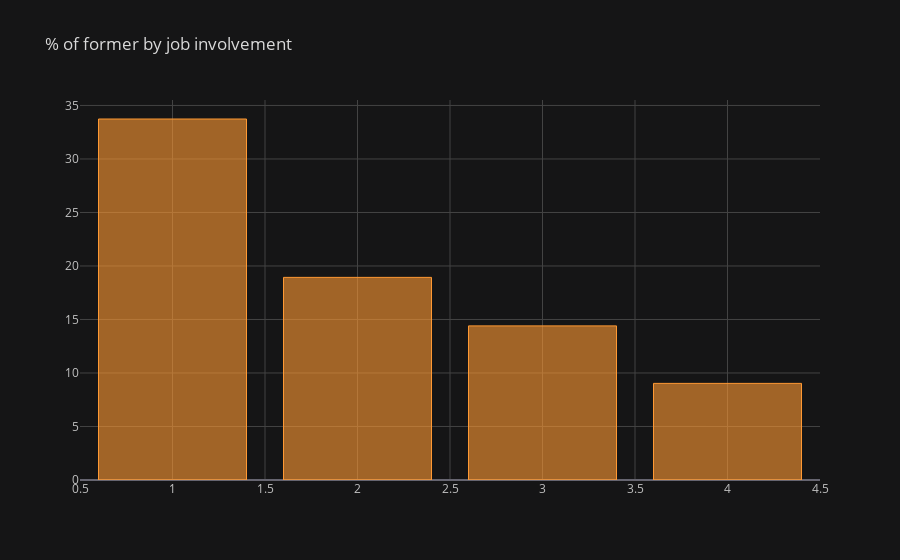

Notebook code for this chart:
### Code cell
ji = pd.DataFrame(columns = ['Job Involvement', '% of former'])
i = 0 

for field in list(df['JobInvolvement'].unique()):
    ratio = df[(df['JobInvolvement'] == field) &
              (df['Attrition'] == 'Yes')].shape[0] / df[df['JobInvolvement'] == field].shape[0]
    ji.loc[i] = (field, ratio*100)
    i +=1
    
ji = ji.groupby('Job Involvement').sum()
ji.iplot(kind = 'bar', title = '% of former by job involvement')

### Figure 1 — Plotly figure (JSON) as saved in the notebook; plotly's stock layout.template omitted (floating-point values rounded to 4 significant figures)
{"data": [{"marker": {"color": "rgba(255, 153, 51, 0.6)", "line": {"color": "rgba(255, 153, 51, 1.0)", "width": 1}}, "name": "% of former", "orientation": "v", "text": "", "type": "bar", "x": [1.0, 2.0, 3.0, 4.0], "y": [33.73, 18.93, 14.4, 9.028]}], "layout": {"legend": {"bgcolor": "#151516", "font": {"color": "#D9D9D9"}}, "paper_bgcolor": "#151516", "plot_bgcolor": "#151516", "title": {"font": {"color": "#D9D9D9"}, "text": "% of former by job involvement"}, "xaxis": {"gridcolor": "#434343", "showgrid": true, "tickfont": {"color": "#C2C2C2"}, "title": {"font": {"color": "#D9D9D9"}, "text": ""}, "zerolinecolor": "#666570"}, "yaxis": {"gridcolor": "#434343", "showgrid": true, "tickfont": {"color": "#C2C2C2"}, "title": {"font": {"color": "#D9D9D9"}, "text": ""}, "zerolinecolor": "#666570"}}}
